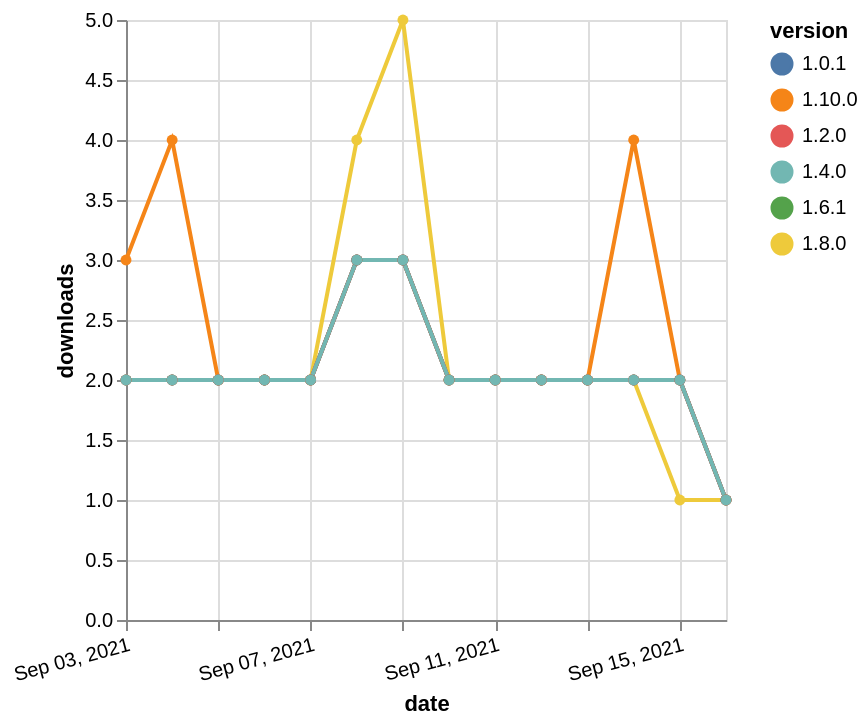

The specification (Vega-Lite) saved for this image:
### Vega-Lite specification from a JSON file in a GitHub repository (floating-point values rounded to 4 significant figures)
{"$schema": "https://vega.github.io/schema/vega-lite/v5.json", "description": "A simple bar chart with embedded data.", "data": {"values": [{"date": "2021-09-03", "total": 1008, "delta": 2, "version": "1.6.1"}, {"date": "2021-09-04", "total": 1010, "delta": 2, "version": "1.6.1"}, {"date": "2021-09-05", "total": 1012, "delta": 2, "version": "1.6.1"}, {"date": "2021-09-06", "total": 1014, "delta": 2, "version": "1.6.1"}, {"date": "2021-09-07", "total": 1016, "delta": 2, "version": "1.6.1"}, {"date": "2021-09-08", "total": 1019, "delta": 3, "version": "1.6.1"}, {"date": "2021-09-09", "total": 1022, "delta": 3, "version": "1.6.1"}, {"date": "2021-09-10", "total": 1024, "delta": 2, "version": "1.6.1"}, {"date": "2021-09-11", "total": 1026, "delta": 2, "version": "1.6.1"}, {"date": "2021-09-12", "total": 1028, "delta": 2, "version": "1.6.1"}, {"date": "2021-09-13", "total": 1030, "delta": 2, "version": "1.6.1"}, {"date": "2021-09-14", "total": 1032, "delta": 2, "version": "1.6.1"}, {"date": "2021-09-15", "total": 1034, "delta": 2, "version": "1.6.1"}, {"date": "2021-09-16", "total": 1035, "delta": 1, "version": "1.6.1"}, {"date": "2021-09-03", "total": 719, "delta": 2, "version": "1.8.0"}, {"date": "2021-09-04", "total": 721, "delta": 2, "version": "1.8.0"}, {"date": "2021-09-05", "total": 723, "delta": 2, "version": "1.8.0"}, {"date": "2021-09-06", "total": 725, "delta": 2, "version": "1.8.0"}, {"date": "2021-09-07", "total": 727, "delta": 2, "version": "1.8.0"}, {"date": "2021-09-08", "total": 731, "delta": 4, "version": "1.8.0"}, {"date": "2021-09-09", "total": 736, "delta": 5, "version": "1.8.0"}, {"date": "2021-09-10", "total": 738, "delta": 2, "version": "1.8.0"}, {"date": "2021-09-11", "total": 740, "delta": 2, "version": "1.8.0"}, {"date": "2021-09-12", "total": 742, "delta": 2, "version": "1.8.0"}, {"date": "2021-09-13", "total": 744, "delta": 2, "version": "1.8.0"}, {"date": "2021-09-14", "total": 746, "delta": 2, "version": "1.8.0"}, {"date": "2021-09-15", "total": 747, "delta": 1, "version": "1.8.0"}, {"date": "2021-09-16", "total": 748, "delta": 1, "version": "1.8.0"}, {"date": "2021-09-03", "total": 225, "delta": 3, "version": "1.10.0"}, {"date": "2021-09-04", "total": 229, "delta": 4, "version": "1.10.0"}, {"date": "2021-09-05", "total": 231, "delta": 2, "version": "1.10.0"}, {"date": "2021-09-06", "total": 233, "delta": 2, "version": "1.10.0"}, {"date": "2021-09-07", "total": 235, "delta": 2, "version": "1.10.0"}, {"date": "2021-09-08", "total": 238, "delta": 3, "version": "1.10.0"}, {"date": "2021-09-09", "total": 241, "delta": 3, "version": "1.10.0"}, {"date": "2021-09-10", "total": 243, "delta": 2, "version": "1.10.0"}, {"date": "2021-09-11", "total": 245, "delta": 2, "version": "1.10.0"}, {"date": "2021-09-12", "total": 247, "delta": 2, "version": "1.10.0"}, {"date": "2021-09-13", "total": 249, "delta": 2, "version": "1.10.0"}, {"date": "2021-09-14", "total": 253, "delta": 4, "version": "1.10.0"}, {"date": "2021-09-15", "total": 255, "delta": 2, "version": "1.10.0"}, {"date": "2021-09-16", "total": 256, "delta": 1, "version": "1.10.0"}, {"date": "2021-09-03", "total": 2024, "delta": 2, "version": "1.0.1"}, {"date": "2021-09-04", "total": 2026, "delta": 2, "version": "1.0.1"}, {"date": "2021-09-05", "total": 2028, "delta": 2, "version": "1.0.1"}, {"date": "2021-09-06", "total": 2030, "delta": 2, "version": "1.0.1"}, {"date": "2021-09-07", "total": 2032, "delta": 2, "version": "1.0.1"}, {"date": "2021-09-08", "total": 2035, "delta": 3, "version": "1.0.1"}, {"date": "2021-09-09", "total": 2038, "delta": 3, "version": "1.0.1"}, {"date": "2021-09-10", "total": 2040, "delta": 2, "version": "1.0.1"}, {"date": "2021-09-11", "total": 2042, "delta": 2, "version": "1.0.1"}, {"date": "2021-09-12", "total": 2044, "delta": 2, "version": "1.0.1"}, {"date": "2021-09-13", "total": 2046, "delta": 2, "version": "1.0.1"}, {"date": "2021-09-14", "total": 2048, "delta": 2, "version": "1.0.1"}, {"date": "2021-09-15", "total": 2050, "delta": 2, "version": "1.0.1"}, {"date": "2021-09-16", "total": 2051, "delta": 1, "version": "1.0.1"}, {"date": "2021-09-03", "total": 1626, "delta": 2, "version": "1.2.0"}, {"date": "2021-09-04", "total": 1628, "delta": 2, "version": "1.2.0"}, {"date": "2021-09-05", "total": 1630, "delta": 2, "version": "1.2.0"}, {"date": "2021-09-06", "total": 1632, "delta": 2, "version": "1.2.0"}, {"date": "2021-09-07", "total": 1634, "delta": 2, "version": "1.2.0"}, {"date": "2021-09-08", "total": 1637, "delta": 3, "version": "1.2.0"}, {"date": "2021-09-09", "total": 1640, "delta": 3, "version": "1.2.0"}, {"date": "2021-09-10", "total": 1642, "delta": 2, "version": "1.2.0"}, {"date": "2021-09-11", "total": 1644, "delta": 2, "version": "1.2.0"}, {"date": "2021-09-12", "total": 1646, "delta": 2, "version": "1.2.0"}, {"date": "2021-09-13", "total": 1648, "delta": 2, "version": "1.2.0"}, {"date": "2021-09-14", "total": 1650, "delta": 2, "version": "1.2.0"}, {"date": "2021-09-15", "total": 1652, "delta": 2, "version": "1.2.0"}, {"date": "2021-09-16", "total": 1653, "delta": 1, "version": "1.2.0"}, {"date": "2021-09-03", "total": 1456, "delta": 2, "version": "1.4.0"}, {"date": "2021-09-04", "total": 1458, "delta": 2, "version": "1.4.0"}, {"date": "2021-09-05", "total": 1460, "delta": 2, "version": "1.4.0"}, {"date": "2021-09-06", "total": 1462, "delta": 2, "version": "1.4.0"}, {"date": "2021-09-07", "total": 1464, "delta": 2, "version": "1.4.0"}, {"date": "2021-09-08", "total": 1467, "delta": 3, "version": "1.4.0"}, {"date": "2021-09-09", "total": 1470, "delta": 3, "version": "1.4.0"}, {"date": "2021-09-10", "total": 1472, "delta": 2, "version": "1.4.0"}, {"date": "2021-09-11", "total": 1474, "delta": 2, "version": "1.4.0"}, {"date": "2021-09-12", "total": 1476, "delta": 2, "version": "1.4.0"}, {"date": "2021-09-13", "total": 1478, "delta": 2, "version": "1.4.0"}, {"date": "2021-09-14", "total": 1480, "delta": 2, "version": "1.4.0"}, {"date": "2021-09-15", "total": 1482, "delta": 2, "version": "1.4.0"}, {"date": "2021-09-16", "total": 1483, "delta": 1, "version": "1.4.0"}]}, "width": "container", "mark": {"type": "line", "point": {"filled": true}}, "encoding": {"x": {"field": "date", "type": "temporal", "timeUnit": "yearmonthdate", "title": "date", "axis": {"labelAngle": -15}}, "y": {"field": "delta", "type": "quantitative", "title": "downloads"}, "color": {"field": "version", "type": "nominal"}, "tooltip": {"field": "delta"}}}
